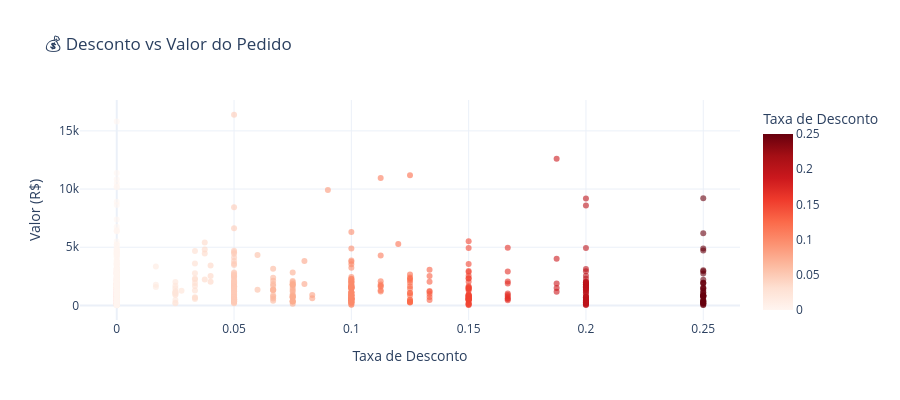

Notebook source saved alongside this figure:
### Code cell
# Fig 3: Desconto vs Ticket (scatter)
pedidos_desc = fact_sales.groupby('order_id').agg({'net_sales': 'sum', 'discount': 'mean'}).reset_index()

fig = px.scatter(pedidos_desc, x='discount', y='net_sales',
                title='💰 Desconto vs Valor do Pedido', 
                labels={'discount': 'Taxa de Desconto', 'net_sales': 'Valor (R$)'},
                opacity=0.6, color='discount', color_continuous_scale='Reds')
fig.update_layout(height=400)
fig.show()

### Figure 1 — Plotly figure (JSON) as saved in the notebook; plotly's stock layout.template omitted (floating-point values rounded to 4 significant figures; data arrays with more than 128 entries replaced by an {"elided": "..."} marker saying what was removed)
{"data": [{"hovertemplate": "Taxa de Desconto=%{marker.color}<br>Valor (R$)=%{y}<extra></extra>", "legendgroup": "", "marker": {"color": {"elided": "830 float values"}, "coloraxis": "coloraxis", "opacity": 0.6, "symbol": "circle"}, "mode": "markers", "name": "", "orientation": "v", "showlegend": false, "type": "scatter", "x": {"elided": "830 float values"}, "xaxis": "x", "y": {"elided": "830 float values"}, "yaxis": "y"}], "layout": {"coloraxis": {"colorbar": {"title": {"text": "Taxa de Desconto"}}, "colorscale": [[0, "rgb(255,245,240)"], [0.125, "rgb(254,224,210)"], [0.25, "rgb(252,187,161)"], [0.375, "rgb(252,146,114)"], [0.5, "rgb(251,106,74)"], [0.625, "rgb(239,59,44)"], [0.75, "rgb(203,24,29)"], [0.875, "rgb(165,15,21)"], [1, "rgb(103,0,13)"]]}, "height": 400, "legend": {"tracegroupgap": 0}, "title": {"text": "💰 Desconto vs Valor do Pedido"}, "xaxis": {"anchor": "y", "domain": [0, 1], "title": {"text": "Taxa de Desconto"}}, "yaxis": {"anchor": "x", "domain": [0, 1], "title": {"text": "Valor (R$)"}}}}
